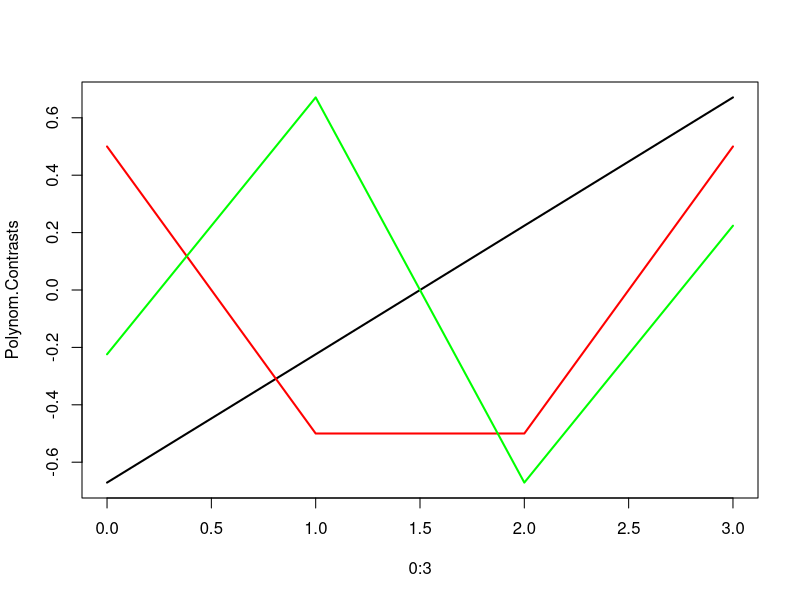

Write R code to recreate this figure.
#########################
### Preliminary stuff ###
#########################

# When working from home
# setwd("~/Dropbox/Public/R wd")

# When working at KR5
# setwd("/usr281/ben/msc1426/Desktop/dataproject_datasets-1")

#------------------------------------------------------------------------------------#

#################
### Execution ###
#################

###############################
### Log reg and interaction ###
###############################

### Models to be tested: - Slide 5
### log(Odds) = 1 + alkohol + tabak (m1)
### log(Odds) = 1 + alkohol + tabak + alkohol * tabak
### log(Odds) = 1 + alkohol * tabak (m2)

### Dataset construction - Slide 6
F <- c(10,11,13,9,7,16,50,16,4,18,60,27,5,21,125,91)
K <- c(38,26,36,8,27,35,60,19,12,16,49,14,8,20,52,27)
alkohol <- c(0:3)%x%rep(1,4)
tabak <- rep(c(0:3),4)

#Factorial - Slide 6 (and 15)
alkoholf <- as.factor(alkohol)
tabakf <- as.factor(tabak)

# Models m1 and m2 - Slide 6
m1 <- glm(cbind(F,K) ~ alkoholf + tabakf, family = binomial)
summary(m1)

m2 <- glm(cbind(F,K) ~ alkoholf * tabakf, family = binomial)
summary(m2)

# Likelihood Ratio test: anova m1 against m2 - Slide 7
anova(m1,m2,test="Chisq")

# Dummy coding for factorial coding - Slide 9
contr.treatment(4) 
# Check the contr.treatment function with ?contr.treatment for more info

### Testing the main effects - Slide 11
# log(Odds) = 1 + alkohol (m3)
# log(Odss) = 1 + tabak (m4)
#--------- against --------#
# log(Odds) = 1 + alkohol + tabak (m1)

# Models m3 and m4 - Slide 12
m3 <- glm(cbind(F,K) ~ alkoholf, family = binomial)
summary(m3)

m4 <- glm(cbind(F,K) ~ tabakf, family = binomial)
summary(m4)

# Likelihood Ratio test: anova m1 against m3, and m1 against m4 - Slide 12
anova(m1,m4,test="Chisq")
anova(m1,m3,test="Chisq")

### Dose-response coding - Slide 15
# Alternatives:
# Factorial (previously done): alkoholf and tabakf
# Ordinal categories: alkoholo and tabako
# Indices of single categories (0,1,2,3)
# Mean exposure (0,10,30,50 cigarrettes per day)

#------------------------------------------------------------------------------------#

### Ordinal Coding - Slide 17
alkoholo <- ordered(alkohol)
tabako <- ordered(tabak)
m5 <- glm(cbind(F, K)~alkoholo+tabako, family = binomial)
summary(m5)

# Dummy coding for ordinal coding - Slide 18
dummy.ord.raw <- contr.poly(4) # not rounded
dummy.ord <- round(contr.poly(4),3) #rounded
# Check the contr.poly function with ?contr.poly for more info

# Diagram Plot - Slides 18 and 19
y <- round(contr.poly(4),3)
y
y1 <- as.matrix(y[,1])
y1
y2 <- as.matrix(y[,2])
y2
y3 <- as.matrix(y[,3])
y3

plot(0:3, y1, type = "l", lwd = 2, col = "black", ylab = "Polynom.Contrasts")
lines(0:3, y2, lwd = 2, col = "red")
lines(0:3, y3, lwd = 2, col = "green")

# Euclidean norm self-constructed function: - Slide 18
# Note: The Euclidean norm  is the squared root of the sum of squared values.
# I couldn't find any function to do this, so I decided to construct an euc_norm 
# function. The same results can be achieved when using sqrt(sum(x^2)) where x
# is the vector for which we want to calculate the Euc. norm.
euc_norm <- function(x) sqrt(sum(x^2)) # Building the function

euc_norm(y1) # Applying the function on y1, y2 and y3
euc_norm(y2)
euc_norm(y3)
# For more info: http://bit.ly/1Kxzfax

# Scalar product function: - Slide 18
# Same as with the euc_norm function. The scalar product is equivalent to sum(x*y)
sca_prod <- function(x,y) sum(x*y)

sca_prod(y1,y2)
sca_prod(y1,y3)
sca_prod(y2,y3)

#------------------------------------------------------------------------------------#
# Interpretation of this part:
# I am not entirely sure I understand what we did with the Euc. norm and the scalar 
# product. I did find this paragraph on the wikipedia page for Orthogonality:

# "In certain cases, the word normal is used to mean orthogonal, particularly 
# in the geometric sense as in the normal to a surface. For example, the y-axis is 
# normal to the curve y = x2 at the origin. However, normal may also refer to the 
# magnitude of a vector. In particular, a set is called orthonormal (orthogonal plus 
# normal) if it is an orthogonal set of unit vectors. As a result, use of the term 
# normal to mean "orthogonal" is often avoided. The word "normal" also has a different
# meaning in probability and statistics."

# Plus, that same Wikipedia page says:
# "Two vectors, x and y, in an inner product space, V, are orthogonal if their 
# inner product (x,y) is zero."
# And the sca_prod function returns a value of zero between every vector.
# Source: http://en.wikipedia.org/wiki/Orthogonality
#------------------------------------------------------------------------------------#

###
### Calculate odds from the model - Slide 20 (two, three)
###

# Remember the Orthogonal Polynomials Dummy Coding Matrix:
constant <- 0.5
category <- 0:3
cbind(category, constant, dummy.ord)
dummy.ord.raw

# How it is on the slides:
# Ln(OR(2,3)) = -0.22574??0.5 +                    # SEE NOTE2 BELOW!!!
#                1.04828??alkoholo.L(2) + 
#                0.12234??alkoholo.Q(2) -
#                0.06348??alkoholo.C(2) + 
#                1.04261??tabako.L(3) ???
#                0.10308??tabako.Q(3) + 
#                0.02167??tabako.C(3) 

# Which is the same as:
ln.odds.two.three = -0.22574*0.5 + 
  1.04828*0.2236068 + 
  0.12234*(-0.5) -
  0.06348*(0.6708204) + 
  1.04261*0.6708204 - 
  0.10308*0.5 + 
  0.02167*0.2236068 
# Note1: "two" and "three" correspond to categories two for alcohol (0.4 - 1.5 oz/day)
# and three for cigarrettes (40+ cigarrettes/day) as seen on the table in slide 3.

# Note2: I disagree with the nomenclature here. On the slides, it appears like OR
# (odds ratio), but we're actually calculating just the odds.
ln.odds.two.three
round(exp(ln.odds.two.three), 3) # Back-transformation to normal scale
# The odds on slide 3, for categories two (alcohol) and three (cigarrettes) is 1.93


###
### Calculate odds from the model - Slide 21 (zero, zero)
###

# How it is on the slides:
# Ln(OR(2,3)) = -0.22574??0.5 +                    # SEE NOTE2 ABOVE!!!
#                1.04828??alkoholo.L(0) + 
#                0.12234??alkoholo.Q(0) -
#                0.06348??alkoholo.C(0) + 
#                1.04261??tabako.L(0) ???
#                0.10308??tabako.Q(0) + 
#                0.02167??tabako.C(0) 

# Which is the same as:
ln.odds.zero.zero = -0.22574*0.5 - 
  1.04828*0.6708204 + 
  0.12234*0.5 +
  0.06348*(0.2236068) -  
  1.04261*0.6708204 - 
  0.10308*0.5 - 
  0.02167*0.2236068 
ln.odds.zero.zero
round(exp(ln.odds.zero.zero), 3) # Back-transformation to normal scale
# The odds on slide 3, for categories zero (alcohol) and zero (cigarrettes) is 0.26

###
### OR between two.three and zero.zero - Slide 21
###

OR.2.3.0.0 <- round(round(exp(ln.odds.two.three), 3) / 
                      round(exp(ln.odds.zero.zero), 3), 2)
OR.2.3.0.0
round(1.93 / 0.26, 3) # Observed OR (from table on slide 3)

#------------------------------------------------------------------------------------#

### O, 1, 2, 3 Coding - Slide 22
m6 <- glm(cbind(F, K)~alkohol+tabak, family = binomial)
summary(m6)
anova(m5,m6,test="Chisq")
round(exp(0.45172), 3)
round(exp(0.49009), 3)
# Interpretation:
# With alcohol consumption fixed, a transition to the next higher smoking category
# increases the risk by an OR of exp(0.45172) = 1.571.
# With tobacco consumption fixed, a transition to the next higher alcohol category
# increases the risk by an OR of exp(0.49009) = 1.632.

#------------------------------------------------------------------------------------#

###
### Mean Value Coding - Slide 24
###

alkoholm<-rep(c(0.0, 0.2, 1.0, 2.0),rep(4,4))
tabakm<-rep(c(0, 10, 30, 50),4)
m7 <- glm(cbind(F, K)~alkoholm+tabakm, family = binomial)
summary(m7)

# Interpretation: (Tobacco)
# Given a fixed alcohol consumption, the odds of developing cancer of the
# oral cavity are changed by the factor exp(0.0253) = 1.0256 per daily
# smoked cigarette. This is a change of exp(0.0253) ??? 1 = 1.0256 ??? 1 = 2.56%.

#------------------------------------------------------------------------------------#

###
### Testing the deviation from a linear trend - Slide 29
### (Linear vs. Quadratic)
###

m8 <- glm(formula = cbind(F, K) ~ alkohol + I(alkohol^2) +
            tabak + I(tabak^2), family = binomial)
anova(m6,m8,test="Chisq")
# "There is no evidence that the quadratic terms are necessary to explain the data."

#------------------------------------------------------------------------------------#

###
### The category "no exposure"   - Slide 30
###

no.smoker<-ifelse(tabak==0,1,0)
m9<-glm(cbind(F, K) ~ alkohol + no.smoker + tabak, family = binomial)
anova(m6,m9,test="Chisq")


#####################
### END OF SCRIPT ###
#####################